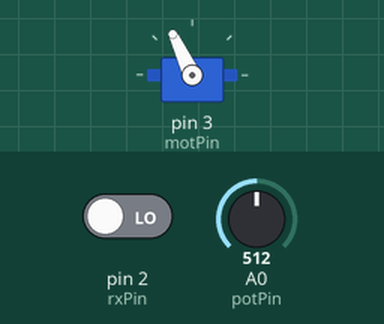
Recording of a sketch running on a simulated Arduino Uno, built with avr-gcc and run on an emulated ATmega328P. On the bench: servo. The test bench sets the inputs (shaded band); at power-on: A0 (potPin) = 512, pin 2 (rxPin) LOW.

Above: at 1.2 s.
1.3 s: A0 (potPin) set to 622
2.8 s: A0 (potPin) set to 646
At 3.5 s:
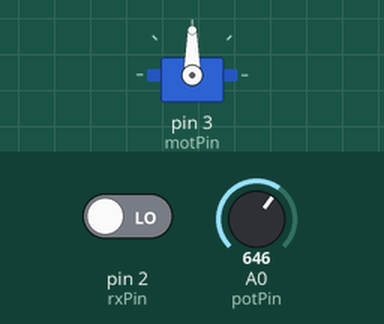
4.3 s: A0 (potPin) set to 975
At 4.8 s:
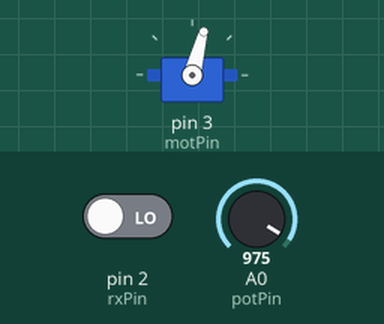
5.8 s: A0 (potPin) set to 716
At 6.2 s:
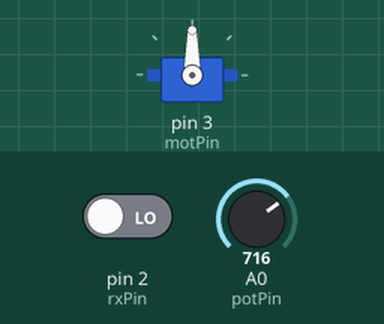
7.3 s: A0 (potPin) set to 511
At 8.6 s:
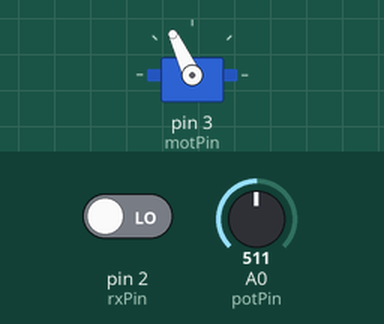
Timing chart, 0 to 9.8 s (numbered marks = the images above; inputs shaded):
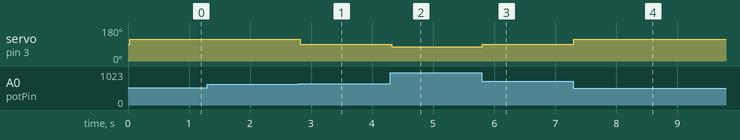

The sketch:

arduino-servo.ino
```cpp
/*

Steering servo controller
for DangerFlite R/C Toolbox

*/

#define showSerial false //set to true to turn on serial output

//motor parameters
#define motPin 3 //the output pin that goes to the motor controller (servo)
#define motMax 115 //the max servo output (degrees) the motor controller will accept
#define motMid 90 //the middle (stopped) position
#define motMin 75 //min
//if motor turns the wrong way, invert the polarity. no need to do that in code

//steer RC input parameters
#define rxPin 2 //the pin the receiver is connected to
#define rxMax 1950 //PWM max
#define rxMin 1000 //PWM min (who needs PPM/S.BUS support?! nobody, that's who)
#define rxTrim -150 //trim the centre position by this amount (positive or negative integer)
#define rxInvert true //invert steering direction

//max allowed (physical) position for this servo (use Serial output to get this value from "Input")
//if the PID controller tries to move the servo past this value the motor output is set to motMid
#define posMax 63000
#define posMin 37900

//potentiometer parameters
#define potPin A0 //the pot input pin
#define potMax 965 //highest analog value the pot generates
#define potMin 80 //lowest analog value the pot generates
//no need to invert pot direction - invert steering and/or invert polarity on your motor

//tuning
#define PGain 3 //Proportional gain for the control loop

//libs
#include <Servo.h> //include servo lib
Servo motor; //set up object

//setup
void setup() {

  pinMode(rxPin, INPUT); //set input mode for RX pin
  motor.attach(motPin); //attach object to pin
  if (showSerial) {
    Serial.begin(115200); //pour a bowl of Serial
  }

}

//keep the loop time consistent by setting the duration (microseconds)
int loopTime = 2500; //this can't be less than the maximum PWM width the RX will produce. 2500 is a safe value

//the main loop
void loop() {

  //sample the PWM width of the RX input. Shortening the sample time to near the maxmimum value seems to break it
  //it only waits long enough to sample the pulse width, not the full 25000 microseconds. leave as-is
  //if the PWM width is higher than expected, the effect it'll have on the loop duration is irrelevant as your input is invalid
  int long input = pulseIn(rxPin, HIGH, 25000);

  //adjust input by the trim amount
  input = input + rxTrim;

  //clamp input to an acceptable range in case of invalid PWM width
  input = constrain(input, rxMin, rxMax);

  //invert input direction
  if (rxInvert) {
    input = rxMin + (rxMax - rxMin) - (input - rxMin);
  }

  //keep the loop time consistent by adding a delay so it's always (x) microseconds
  delayMicroseconds(loopTime - input); //the compute time of the loops adds to this but that doesn't matter as it doesn't vary

  //map the input values to the same range as the pot so they can be compared
  input = map(input, rxMin, rxMax, potMin, potMax);

  //multiply the value by 100 so we don't have to use floats to compute accurately (faster)
  input = input * 100;

  //read position value from pot
  int long pos = analogRead(potPin);

  //constrain value to valid range
  pos = constrain(pos, potMin, potMax);

  //multiply by 100
  pos = pos * 100;

  //do Proportional control here
  int long output = (input - pos) * PGain;

  //divide output by 100 and map to a value the motor controller can use
  output = map((output / 100), potMin, potMax, motMin, motMax);

  //make sure the value doesn't step outside valid range
  output = constrain(output, motMin, motMax);

  //limit max and min positions by setting the motor output to centre position if it does
  //not really an elegant solution as it bypasses the P loop, but it works great on my setup
  if (pos < posMin && output < motMid) {

    output = motMid;

  }
  else if (pos > posMax && output > motMid) {

    output = motMid;

  }

  //set the output to the motor
  motor.write(output);

  //show some diagnostic values on the Serial interface
  if (showSerial) {

    Serial.print("Input: ");
    Serial.print(input);
    Serial.print(" Position: ");
    Serial.print(pos);
    Serial.print(" Output: ");
    Serial.println(output);

  }

}
```

Measured:
- the behaviour switches between 630 and 631 on A0 (potPin) (found by bisection; images 0 and 1)
- after the input at 1.3 s, every drawn part: stays the same
- after the input at 2.8 s, servo on pin 3 (motPin): 115° → 90° at once
- after the input at 4.3 s, servo on pin 3 (motPin): 90° → 75° at once
- after the input at 5.8 s, servo on pin 3 (motPin): 75° → 90° at once
- after the input at 7.3 s, servo on pin 3 (motPin): 90° → 115° at once
